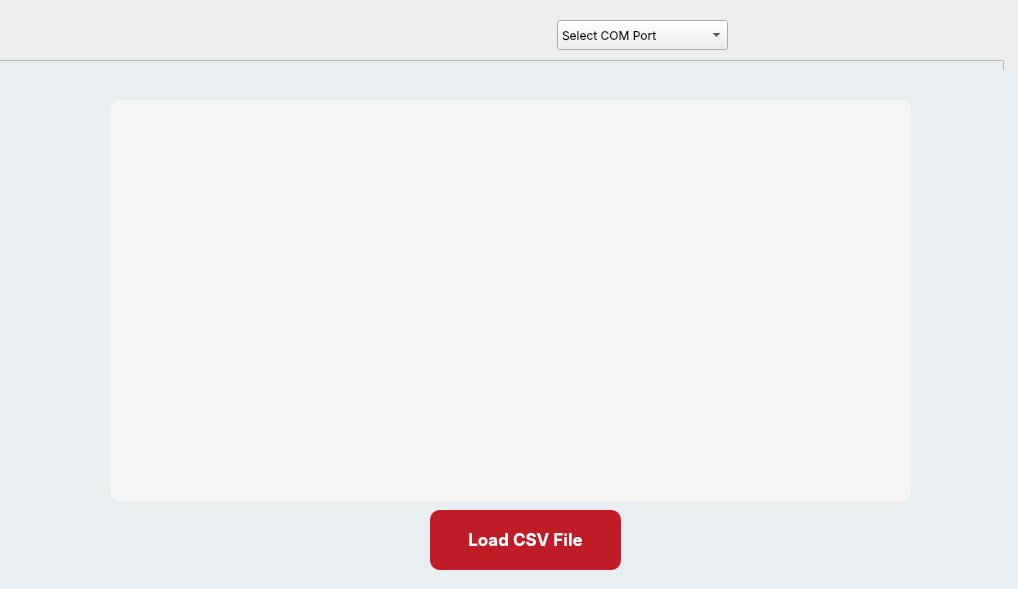
<?xml version="1.0" encoding="UTF-8"?>
<ui version="4.0">
 <class>MainWindow</class>
 <widget class="QMainWindow" name="MainWindow">
  <property name="geometry">
   <rect>
    <x>0</x>
    <y>0</y>
    <width>1018</width>
    <height>589</height>
   </rect>
  </property>
  <property name="windowTitle">
   <string>MainWindow</string>
  </property>
  <property name="windowIcon">
   <iconset>
    <normaloff>rsc/CTTM v1.0.0.ico</normaloff>rsc/CTTM v1.0.0.ico</iconset>
  </property>
  <property name="styleSheet">
   <string notr="true"/>
  </property>
  <widget class="QWidget" name="centralwidget">
   <property name="styleSheet">
    <string notr="true"/>
   </property>
   <widget class="QLabel" name="label_A">
    <property name="geometry">
     <rect>
      <x>0</x>
      <y>70</y>
      <width>530</width>
      <height>1024</height>
     </rect>
    </property>
    <property name="font">
     <font>
      <family>SF Pro Display</family>
      <pointsize>23</pointsize>
      <weight>75</weight>
      <bold>true</bold>
     </font>
    </property>
    <property name="text">
     <string/>
    </property>
    <property name="scaledContents">
     <bool>false</bool>
    </property>
   </widget>
   <widget class="QPushButton" name="button_A">
    <property name="geometry">
     <rect>
      <x>950</x>
      <y>10</y>
      <width>40</width>
      <height>40</height>
     </rect>
    </property>
    <property name="font">
     <font>
      <family>SF Pro Display</family>
      <weight>75</weight>
      <bold>true</bold>
     </font>
    </property>
    <property name="styleSheet">
     <string notr="true">background-color: transparent;
border:none;</string>
    </property>
    <property name="text">
     <string/>
    </property>
   </widget>
   <widget class="QFrame" name="screen_1">
    <property name="geometry">
     <rect>
      <x>-20</x>
      <y>60</y>
      <width>1024</width>
      <height>511</height>
     </rect>
    </property>
    <property name="font">
     <font>
      <family>SF Pro Display</family>
     </font>
    </property>
    <property name="styleSheet">
     <string notr="true">background-color: rgb(233, 238, 241);</string>
    </property>
    <property name="frameShape">
     <enum>QFrame::StyledPanel</enum>
    </property>
    <property name="frameShadow">
     <enum>QFrame::Raised</enum>
    </property>
    <widget class="QLabel" name="label_15">
     <property name="geometry">
      <rect>
       <x>480</x>
       <y>30</y>
       <width>441</width>
       <height>71</height>
      </rect>
     </property>
     <property name="font">
      <font>
       <family>SF Pro Display</family>
       <pointsize>52</pointsize>
       <weight>75</weight>
       <bold>true</bold>
       <kerning>true</kerning>
      </font>
     </property>
     <property name="styleSheet">
      <string notr="true">background-color: transparent;
color: rgb(154, 153, 150);</string>
     </property>
     <property name="text">
      <string>FTM-100</string>
     </property>
     <property name="alignment">
      <set>Qt::AlignRight|Qt::AlignTrailing|Qt::AlignVCenter</set>
     </property>
    </widget>
    <widget class="QLabel" name="label_16">
     <property name="geometry">
      <rect>
       <x>510</x>
       <y>120</y>
       <width>411</width>
       <height>51</height>
      </rect>
     </property>
     <property name="font">
      <font>
       <family>SF Pro Display</family>
       <pointsize>19</pointsize>
       <weight>75</weight>
       <bold>true</bold>
       <kerning>true</kerning>
      </font>
     </property>
     <property name="styleSheet">
      <string notr="true">background-color: transparent;
color: rgb(154, 153, 150);</string>
     </property>
     <property name="text">
      <string> Fatigue Testing Machine</string>
     </property>
     <property name="alignment">
      <set>Qt::AlignRight|Qt::AlignTrailing|Qt::AlignVCenter</set>
     </property>
    </widget>
    <widget class="QLabel" name="label_17">
     <property name="geometry">
      <rect>
       <x>430</x>
       <y>180</y>
       <width>541</width>
       <height>131</height>
      </rect>
     </property>
     <property name="font">
      <font>
       <family>SF Pro Display</family>
       <pointsize>14</pointsize>
       <weight>50</weight>
       <bold>false</bold>
       <kerning>true</kerning>
      </font>
     </property>
     <property name="styleSheet">
      <string notr="true">background-color: transparent;
color: rgb(154, 153, 150);</string>
     </property>
     <property name="text">
      <string>SFTM-100 simulates physiological conditions to test the durability and reliablity of stents by applying cyclic mechanical stress, ensuring they can withstand long-term use without failure in the body.</string>
     </property>
     <property name="alignment">
      <set>Qt::AlignLeading|Qt::AlignLeft|Qt::AlignVCenter</set>
     </property>
     <property name="wordWrap">
      <bool>true</bool>
     </property>
    </widget>
    <widget class="QPushButton" name="button_2">
     <property name="geometry">
      <rect>
       <x>120</x>
       <y>110</y>
       <width>250</width>
       <height>50</height>
      </rect>
     </property>
     <property name="font">
      <font>
       <family>SF Pro Display</family>
       <pointsize>12</pointsize>
       <weight>75</weight>
       <bold>true</bold>
      </font>
     </property>
     <property name="styleSheet">
      <string notr="true">QPushButton{
background-color:#3BADED;
color: rgb(255, 255, 255);
border:none;
border-radius:10;
}

QPushButton:pressed{
background-color:#308DC2
}

</string>
     </property>
     <property name="text">
      <string>Real-Time Graph</string>
     </property>
    </widget>
    <widget class="QPushButton" name="button_4">
     <property name="geometry">
      <rect>
       <x>120</x>
       <y>270</y>
       <width>250</width>
       <height>50</height>
      </rect>
     </property>
     <property name="font">
      <font>
       <family>SF Pro Display</family>
       <pointsize>12</pointsize>
       <weight>75</weight>
       <bold>true</bold>
      </font>
     </property>
     <property name="styleSheet">
      <string notr="true">QPushButton{
background-color:rgb(170, 0, 0);
color: rgb(255, 255, 255);
border:none;
border-radius:10;
}

QPushButton:pressed{
background-color:rgb(140, 0, 0);
}
</string>
     </property>
     <property name="text">
      <string>Exit</string>
     </property>
    </widget>
    <widget class="QLabel" name="label_50">
     <property name="geometry">
      <rect>
       <x>100</x>
       <y>60</y>
       <width>291</width>
       <height>311</height>
      </rect>
     </property>
     <property name="styleSheet">
      <string notr="true">background-color: rgb(255, 255, 255);
border-radius: 20;</string>
     </property>
     <property name="text">
      <string/>
     </property>
    </widget>
    <widget class="QPushButton" name="button_3">
     <property name="geometry">
      <rect>
       <x>120</x>
       <y>190</y>
       <width>250</width>
       <height>50</height>
      </rect>
     </property>
     <property name="font">
      <font>
       <family>SF Pro Display</family>
       <pointsize>12</pointsize>
       <weight>75</weight>
       <bold>true</bold>
      </font>
     </property>
     <property name="styleSheet">
      <string notr="true">QPushButton{
background-color:#3BADED;
color: rgb(255, 255, 255);
border:none;
border-radius:10;
}

QPushButton:pressed{
background-color:#308DC2
}
</string>
     </property>
     <property name="text">
      <string>View Process Graph</string>
     </property>
    </widget>
    <zorder>label_15</zorder>
    <zorder>label_16</zorder>
    <zorder>label_17</zorder>
    <zorder>label_50</zorder>
    <zorder>button_2</zorder>
    <zorder>button_3</zorder>
    <zorder>button_4</zorder>
   </widget>
   <widget class="QComboBox" name="comboBox">
    <property name="geometry">
     <rect>
      <x>557</x>
      <y>20</y>
      <width>171</width>
      <height>30</height>
     </rect>
    </property>
    <property name="font">
     <font>
      <family>SF Pro Display</family>
     </font>
    </property>
    <property name="focusPolicy">
     <enum>Qt::NoFocus</enum>
    </property>
    <property name="currentIndex">
     <number>0</number>
    </property>
    <item>
     <property name="text">
      <string>Select COM Port</string>
     </property>
    </item>
   </widget>
   <widget class="QLabel" name="label_9">
    <property name="geometry">
     <rect>
      <x>738</x>
      <y>20</y>
      <width>201</width>
      <height>30</height>
     </rect>
    </property>
    <property name="styleSheet">
     <string notr="true">color:rgb(255, 0, 0)</string>
    </property>
    <property name="text">
     <string/>
    </property>
   </widget>
   <widget class="QFrame" name="screen_2">
    <property name="geometry">
     <rect>
      <x>0</x>
      <y>70</y>
      <width>1024</width>
      <height>530</height>
     </rect>
    </property>
    <property name="font">
     <font>
      <family>SF Pro Display</family>
     </font>
    </property>
    <property name="styleSheet">
     <string notr="true">background-color: rgb(233, 238, 241);</string>
    </property>
    <property name="frameShape">
     <enum>QFrame::NoFrame</enum>
    </property>
    <property name="frameShadow">
     <enum>QFrame::Plain</enum>
    </property>
    <widget class="QPushButton" name="button_7">
     <property name="geometry">
      <rect>
       <x>260</x>
       <y>410</y>
       <width>150</width>
       <height>60</height>
      </rect>
     </property>
     <property name="font">
      <font>
       <family>SF Pro Display</family>
       <pointsize>13</pointsize>
       <weight>75</weight>
       <bold>true</bold>
      </font>
     </property>
     <property name="styleSheet">
      <string notr="true">QPushButton{
background-color:rgb(0, 183, 1);
color: rgb(255, 255, 255);
border:none;
border-radius:10;
}

QPushButton:pressed{
background-color:rgb(0, 116, 1)
}
</string>
     </property>
     <property name="text">
      <string>START</string>
     </property>
    </widget>
    <widget class="QPushButton" name="button_9">
     <property name="geometry">
      <rect>
       <x>650</x>
       <y>410</y>
       <width>150</width>
       <height>60</height>
      </rect>
     </property>
     <property name="font">
      <font>
       <family>SF Pro Display</family>
       <pointsize>13</pointsize>
       <weight>75</weight>
       <bold>true</bold>
      </font>
     </property>
     <property name="styleSheet">
      <string notr="true">QPushButton{
background-color: rgb(192, 28, 40);
color: rgb(255, 255, 255);
border:none;
border-radius:10;
}

QPushButton:pressed{
background-color:rgb(165, 29, 45);
}
</string>
     </property>
     <property name="text">
      <string>RESET</string>
     </property>
    </widget>
    <widget class="QFrame" name="feed_graph">
     <property name="geometry">
      <rect>
       <x>13</x>
       <y>19</y>
       <width>991</width>
       <height>351</height>
      </rect>
     </property>
     <property name="font">
      <font>
       <family>SF Pro Display</family>
      </font>
     </property>
     <property name="styleSheet">
      <string notr="true">background-color: rgb(246, 245, 244);
border-radius:10px;
color: rgb(192, 28, 40);</string>
     </property>
     <property name="frameShape">
      <enum>QFrame::StyledPanel</enum>
     </property>
     <property name="frameShadow">
      <enum>QFrame::Raised</enum>
     </property>
    </widget>
    <widget class="QLabel" name="label_41">
     <property name="geometry">
      <rect>
       <x>160</x>
       <y>420</y>
       <width>161</width>
       <height>41</height>
      </rect>
     </property>
     <property name="font">
      <font>
       <family>MS Shell Dlg 2</family>
       <pointsize>6</pointsize>
       <weight>50</weight>
       <bold>false</bold>
      </font>
     </property>
     <property name="styleSheet">
      <string notr="true">background:none;
color:rgb(0, 85, 255)
</string>
     </property>
     <property name="text">
      <string/>
     </property>
     <property name="alignment">
      <set>Qt::AlignCenter</set>
     </property>
    </widget>
    <widget class="QPushButton" name="button_8">
     <property name="geometry">
      <rect>
       <x>460</x>
       <y>410</y>
       <width>150</width>
       <height>60</height>
      </rect>
     </property>
     <property name="font">
      <font>
       <family>SF Pro Display</family>
       <pointsize>13</pointsize>
       <weight>75</weight>
       <bold>true</bold>
      </font>
     </property>
     <property name="styleSheet">
      <string notr="true">QPushButton{
background-color:rgb(0, 183, 1);
color: rgb(255, 255, 255);
border:none;
border-radius:10;
}

QPushButton:pressed{
background-color:rgb(0, 116, 1)
}
</string>
     </property>
     <property name="text">
      <string>PAUSE</string>
     </property>
    </widget>
    <widget class="QLabel" name="label_55">
     <property name="geometry">
      <rect>
       <x>330</x>
       <y>420</y>
       <width>161</width>
       <height>41</height>
      </rect>
     </property>
     <property name="font">
      <font>
       <family>MS Shell Dlg 2</family>
       <pointsize>6</pointsize>
       <weight>50</weight>
       <bold>false</bold>
      </font>
     </property>
     <property name="styleSheet">
      <string notr="true">background:none;
color:rgb(0, 85, 255)
</string>
     </property>
     <property name="text">
      <string/>
     </property>
     <property name="alignment">
      <set>Qt::AlignCenter</set>
     </property>
    </widget>
   </widget>
   <widget class="QFrame" name="screen_3">
    <property name="geometry">
     <rect>
      <x>0</x>
      <y>70</y>
      <width>1024</width>
      <height>530</height>
     </rect>
    </property>
    <property name="font">
     <font>
      <family>SF Pro Display</family>
     </font>
    </property>
    <property name="styleSheet">
     <string notr="true">background-color: rgb(233, 238, 241);</string>
    </property>
    <property name="frameShape">
     <enum>QFrame::NoFrame</enum>
    </property>
    <property name="frameShadow">
     <enum>QFrame::Plain</enum>
    </property>
    <widget class="QFrame" name="feed_graph_3">
     <property name="geometry">
      <rect>
       <x>110</x>
       <y>30</y>
       <width>801</width>
       <height>401</height>
      </rect>
     </property>
     <property name="font">
      <font>
       <family>SF Pro Display</family>
      </font>
     </property>
     <property name="styleSheet">
      <string notr="true">background-color: rgb(246, 245, 244);
border-radius:10px;
color: rgb(192, 28, 40);</string>
     </property>
     <property name="frameShape">
      <enum>QFrame::StyledPanel</enum>
     </property>
     <property name="frameShadow">
      <enum>QFrame::Raised</enum>
     </property>
    </widget>
    <widget class="QPushButton" name="button_20">
     <property name="geometry">
      <rect>
       <x>430</x>
       <y>440</y>
       <width>191</width>
       <height>60</height>
      </rect>
     </property>
     <property name="font">
      <font>
       <family>SF Pro Display</family>
       <pointsize>13</pointsize>
       <weight>75</weight>
       <bold>true</bold>
      </font>
     </property>
     <property name="styleSheet">
      <string notr="true">QPushButton{
background-color: rgb(192, 28, 40);
color: rgb(255, 255, 255);
border:none;
border-radius:10;
}

QPushButton:pressed{
background-color:rgb(165, 29, 45);
}
</string>
     </property>
     <property name="text">
      <string>Load CSV File</string>
     </property>
    </widget>
   </widget>
   <zorder>label_A</zorder>
   <zorder>button_A</zorder>
   <zorder>comboBox</zorder>
   <zorder>label_9</zorder>
   <zorder>screen_1</zorder>
   <zorder>screen_2</zorder>
   <zorder>screen_3</zorder>
  </widget>
 </widget>
 <resources/>
 <connections/>
</ui>
